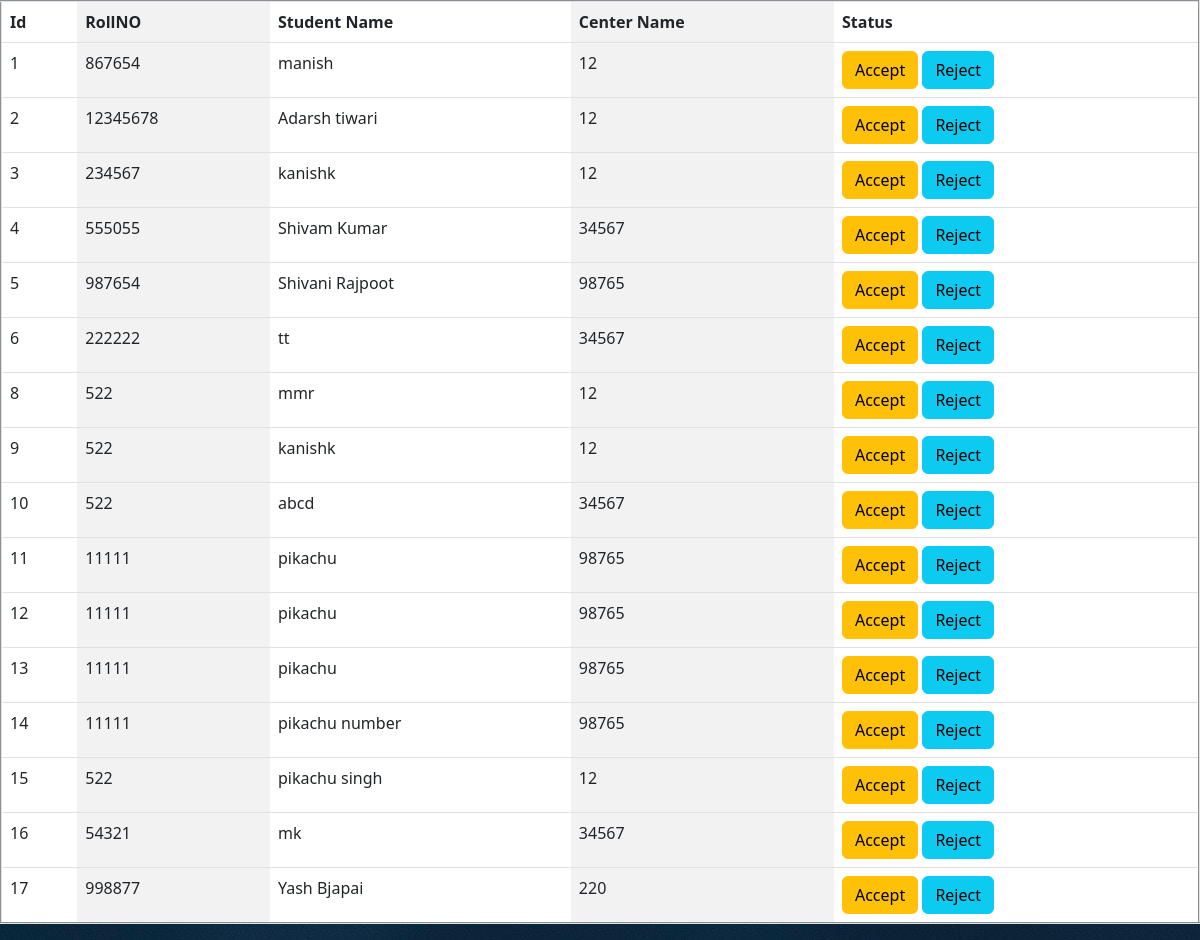
/student_status/, run on an earlier commit of the app's database.
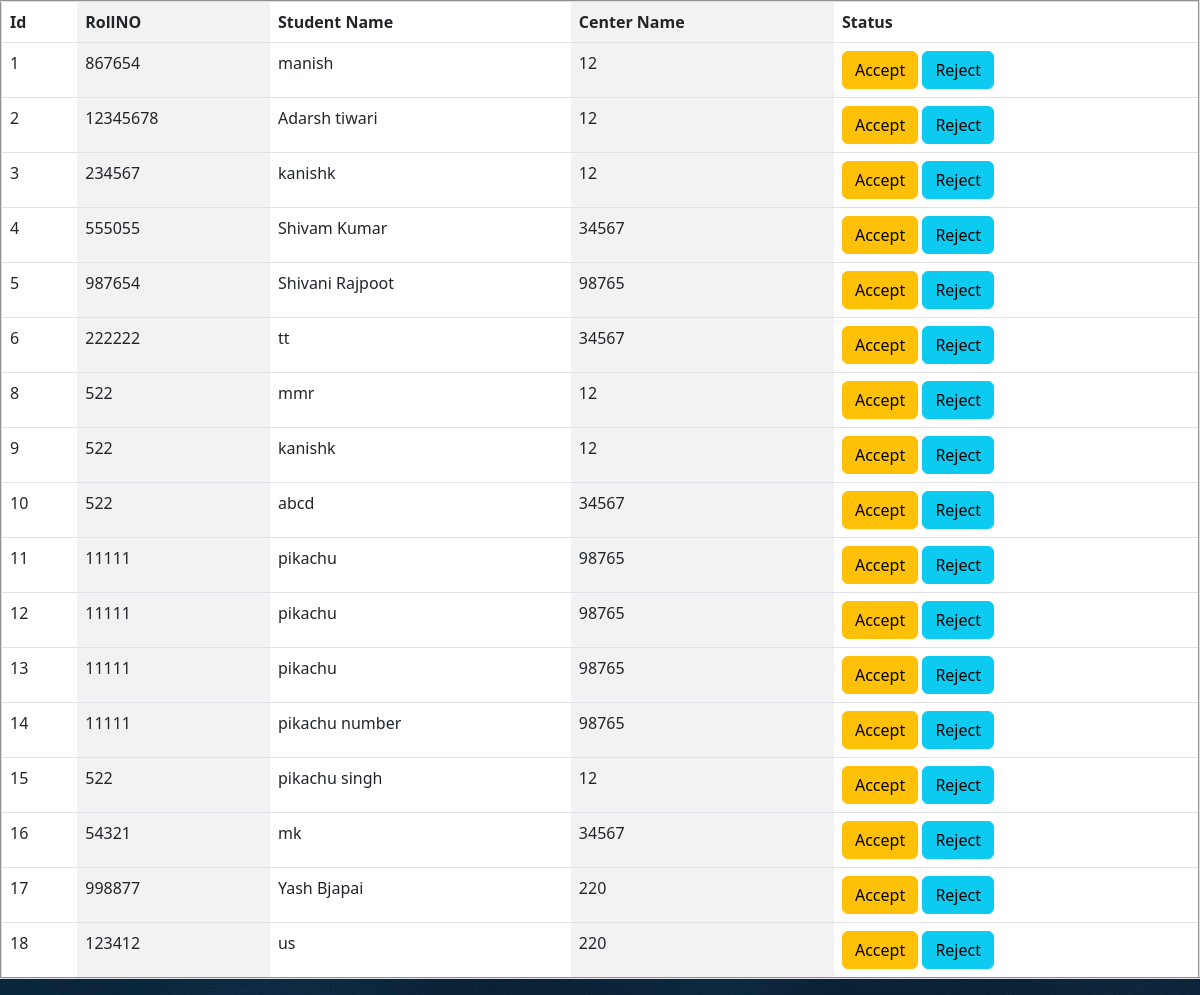
And on a later commit of the database.
### ineffable_app/models.py (models this page shows)
class CentreRegisterStudent(models.Model):
     student_name=models.CharField(max_length=20)
     mother_name=models.CharField(max_length=20)
     father_name=models.CharField(max_length=20)
     rollno=models.IntegerField()
     image=models.ImageField()
     Dob=models.CharField(max_length=10)
     centre_name=models.CharField(max_length=20)
     course_name=models.CharField(max_length=40)
     duration=models.CharField(max_length=10)
     examheldon=models.CharField(max_length=10)
     percent=models.IntegerField()
     grade=models.CharField(max_length=2)
     session=models.CharField(max_length=20)
     centre_code=models.IntegerField()
     dateofissue=models.CharField(max_length=10)
     remark=models.CharField(max_length=2)
     mark_s1=models.IntegerField()
     mark_s2=models.IntegerField()
     mark_s3=models.IntegerField()
     mark_s4=models.IntegerField()
     mark_s5=models.IntegerField()
     written_mark=models.IntegerField()
     practical_mark=models.IntegerField()
     assignment_mark=models.IntegerField()
     viva_mark=models.IntegerField()

### ineffable_app/views.py (the view)
# urls.py: path('student_status/',views.status_check,name="status_check"),
def status_check(request):
     tt=CentreRegisterStudent.objects.all()
     d={'tt':tt}
     return render(request,"adminAPP/status_table.html",context=d)

### ineffable_app/templates/adminAPP/status_table.html (shortened to what this page needs)
<!DOCTYPE html>
<html lang="en">
<head>
    <link href="https://cdn.jsdelivr.net/npm/bootstrap@5.3.0/dist/css/bootstrap.min.css" rel="stylesheet">
</head>
<body style="background-image: url(/static/img/img4.jpg);">
        <table border="2px solid black" style="width:100%" class="table table-striped-columns">
            <tr>
                <th>Id</th>
                <th>RollNO</th>
                <th>Student Name</th>
                <th>Center Name</th>
                <th>Status</th>
            </tr>
            {% for t in tt %}
            <form action="{% url 'admin_check_status' %}" method="POST">
            <tr>
                <td>{{t.id}}</td>
                <td>{{t.rollno}}</td>
                <td>{{t.student_name}}</td>
                <td>{{t.centre_code}}</td>
            <td><input type="submit" class="btn btn-warning" value="Accept" name="status">
                <input type="submit" class="btn btn-info" value="Reject" name="status">
                <input type="hidden"  name="rollno" value={{  t.rollno }}></td>
            </tr>
        </form>    {% endfor %}
        </table>
</body>
</html>

What changed in the data, as far as the page shows it:
added CentreRegisterStudent: id "18", rollno "123412", student_name "us", centre_code "220"
